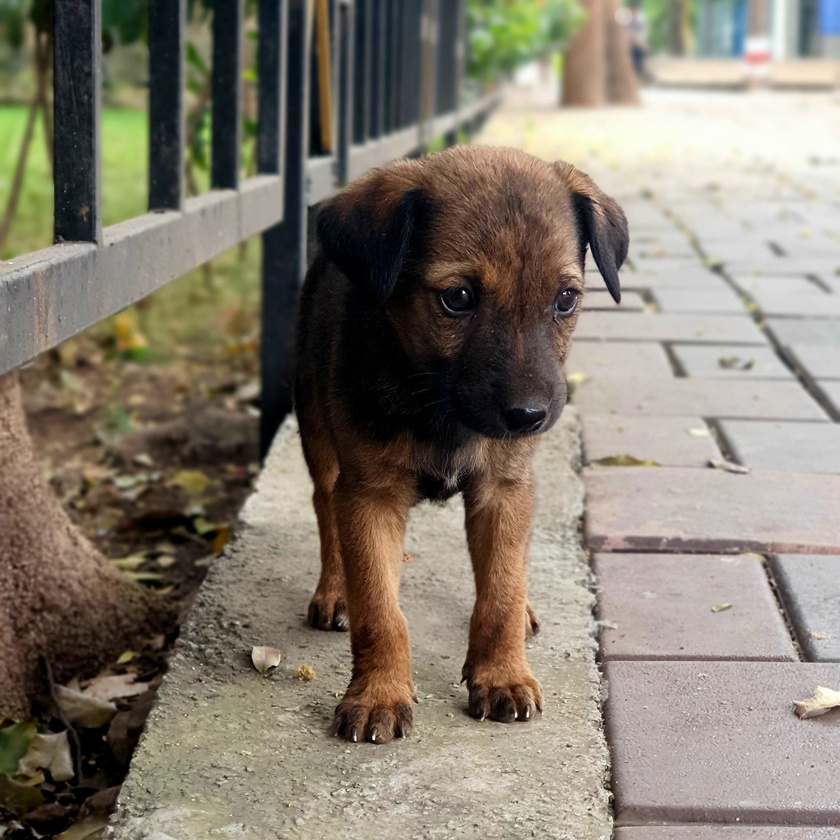
#> input picture Assgn 1/image.jpg, 840 x 840 px, shrunk from 2268 x 2268 before the run
$ python assgn_2.py
#> lines starting #> are read from the running program, lines starting #| are printed output that depends on the picture
#colored, colored negative and negative gray

import cv2
import matplotlib.pyplot as plt

imgpath = "image.jpg"
img = cv2.imread(imgpath)
#> img is the input picture: shape (840, 840, 3); mean B, G, R 111.1, 124.4, 132.1

img = cv2.cvtColor(img, cv2.COLOR_BGR2RGB)

gray = cv2.imread(imgpath, 0)
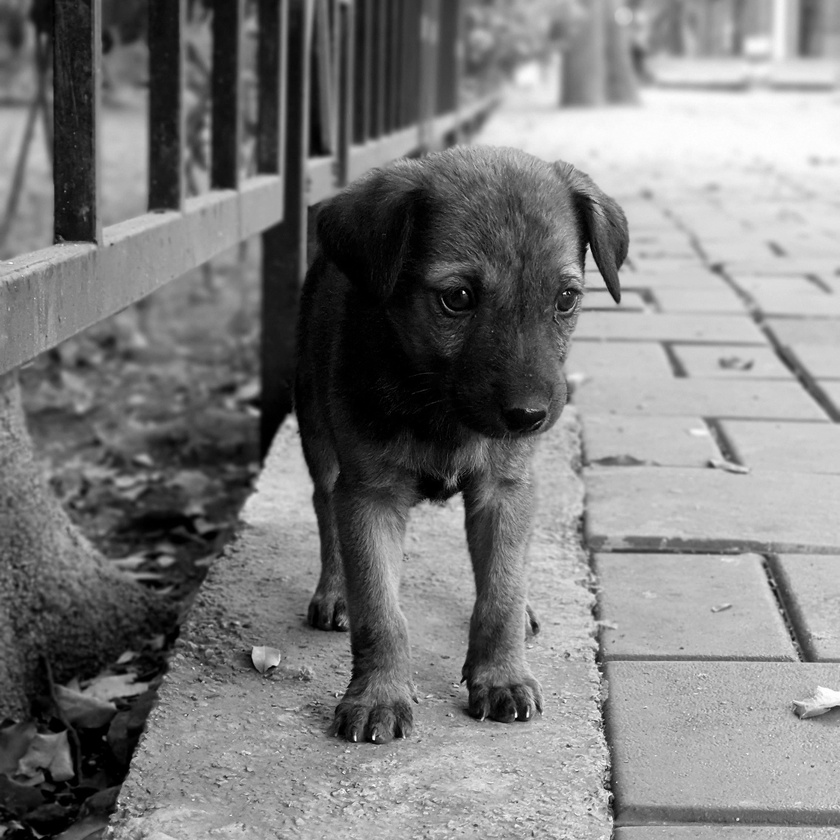
#> gray: shape (840, 840); min 0, max 255, mean 125.2

colored_negative = abs(255-img)
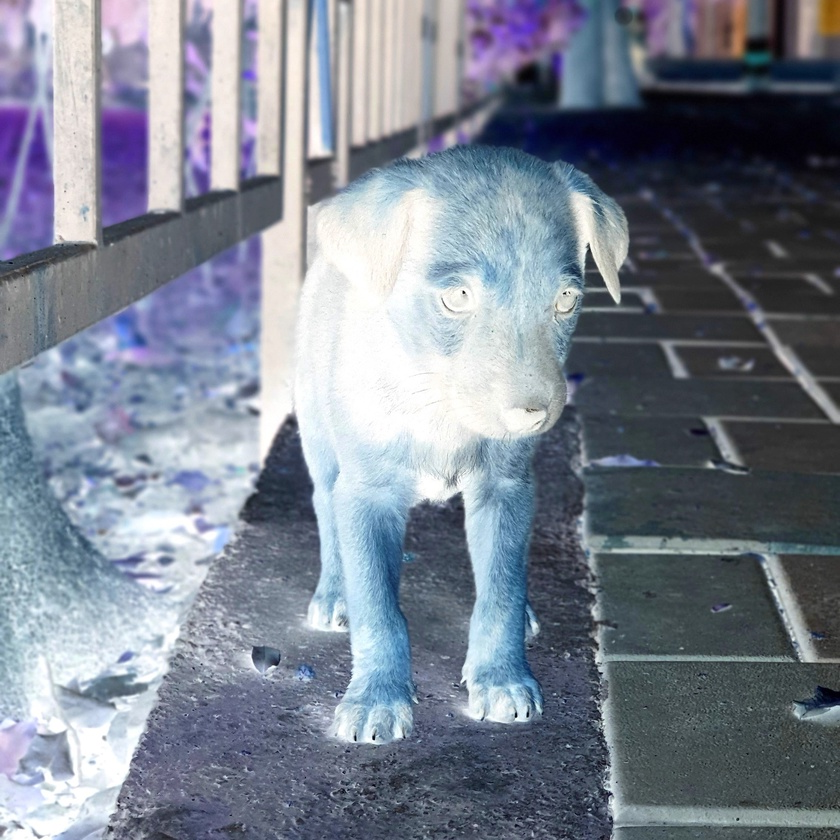
#> colored_negative: shape (840, 840, 3); mean R, G, B 122.9, 130.6, 143.9
gray_negative = abs(255-gray)
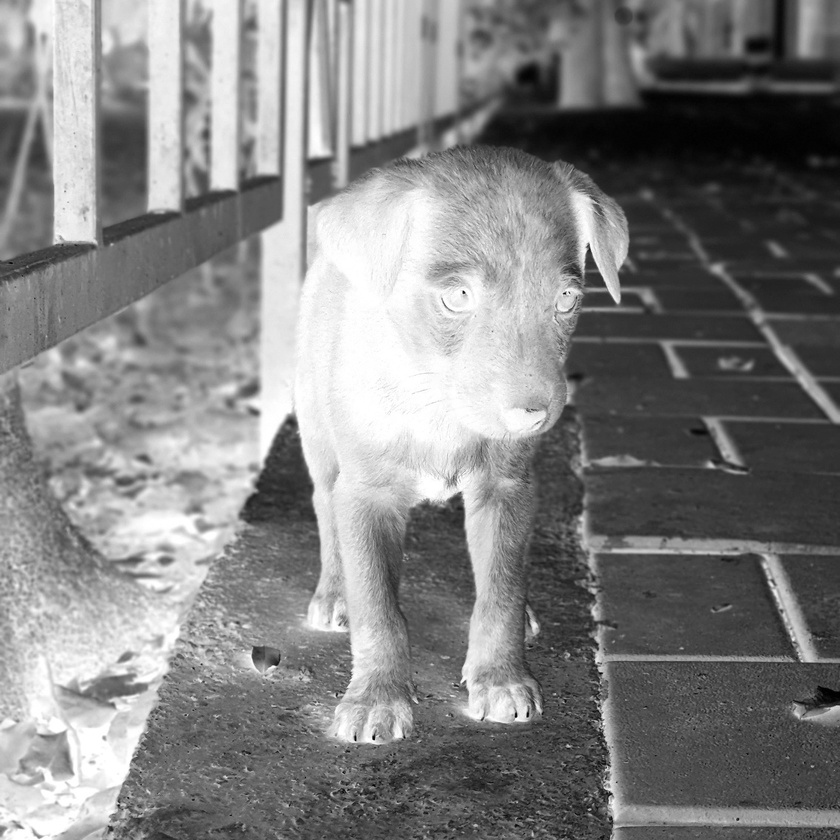
#> gray_negative: shape (840, 840); min 0, max 255, mean 129.8

imgs = [img, gray, colored_negative, gray_negative]
title = ['coloured', 'gray', 'coloured-negative', 'gray-negative']


plt.subplot(2, 2, 1)
plt.title(title[0])
plt.imshow(imgs[0])

plt.subplot(2, 2, 2)
plt.title(title[1])
plt.imshow(imgs[1], cmap='gray')


plt.subplot(2, 2, 3)
plt.title(title[2])
plt.imshow(imgs[2])

plt.subplot(2, 2, 4)
plt.title(title[3])
plt.imshow(imgs[3], cmap='gray')


plt.xticks([])
plt.yticks([])


plt.show()
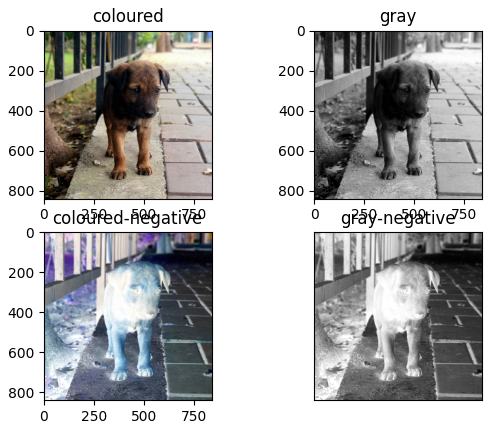
#> figure drawn by matplotlib, 4 panels
